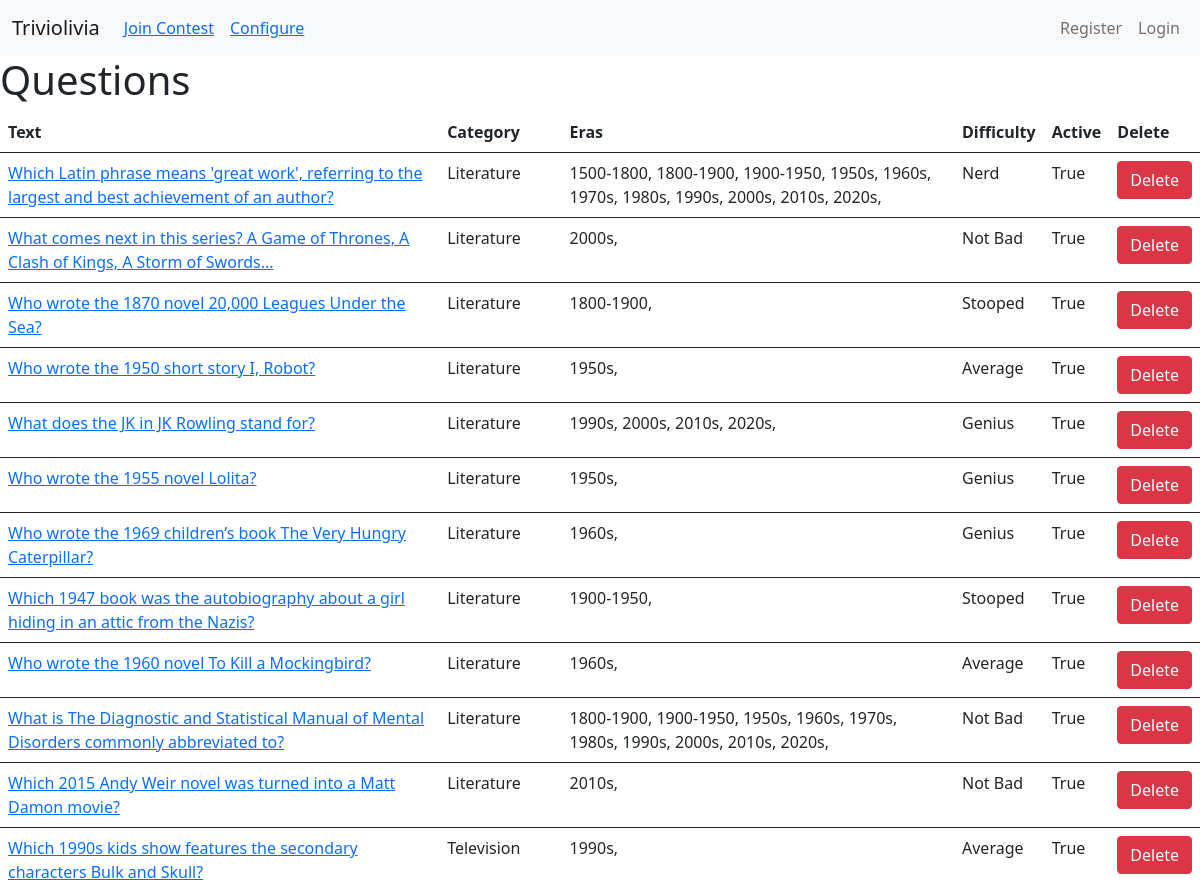
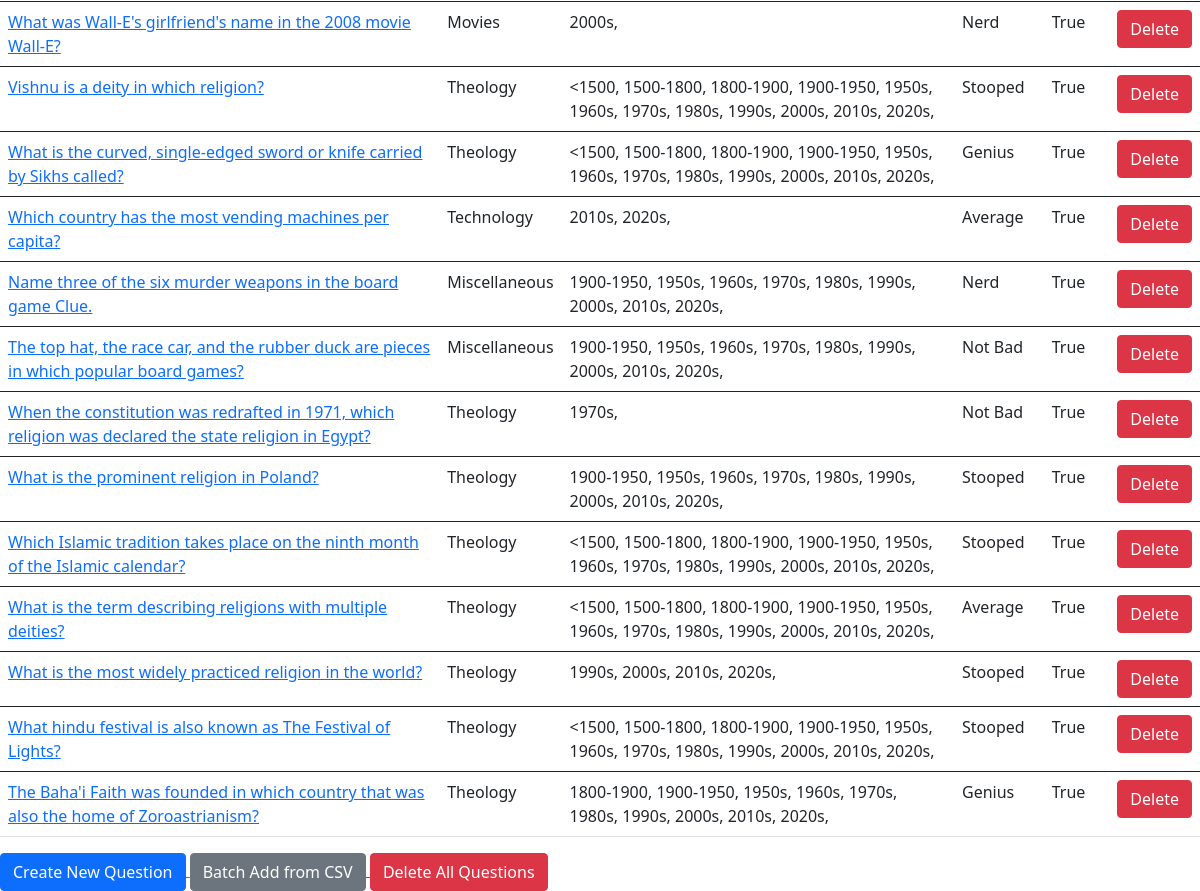
Page /configure/question/ on the committed database (2 pictures, top to bottom).
### configure/models.py (models this page shows, shortened)
class Question(models.Model):
    name = models.CharField(max_length=64, unique=True,blank=True, null=True)
    text = models.CharField(max_length=256, unique=True)
    response = models.CharField(max_length=256,blank=True, null=True)
    answer = models.CharField(max_length=256)
    score = models.IntegerField(blank=True, null=True)
    difficulty = models.ForeignKey(Difficulty, on_delete=models.CASCADE, related_name="questions")
    eras= models.ManyToManyField(Era, related_name="questions_for_era")
    category = models.ForeignKey(Category, on_delete=models.CASCADE, related_name="questions")
    tags = models.ManyToManyField(Tags, related_name="questions")
    author = models.ForeignKey(User, on_delete=models.CASCADE)
    date_created = models.DateTimeField(auto_now_add=True)
    active = models.BooleanField(default=True)
    class Meta:
        verbose_name_plural = "Questions"

class Category(models.Model):
    name = models.CharField(max_length=64, unique=True)
    description = models.CharField(max_length=256, blank=True, null=True)
    def __str__(self):
        return f"{self.name}"
    class Meta:
        verbose_name_plural = "Categories"

class Era(models.Model):
    name = models.CharField(max_length=64, unique=True)
    description = models.CharField(max_length=256, blank=True, null=True)
    def __str__(self):
        return f"{self.name}"
    class Meta:
        verbose_name_plural = "Eras"

class Difficulty(models.Model):
    name = models.CharField(max_length=64, unique=True)
    description = models.CharField(max_length=256, blank=True, null=True)
    score = models.IntegerField()
    def __str__(self):
        return f"{self.name}"
    class Meta:
        verbose_name_plural = "Difficulties"

### configure/views.py (the view)
# urls.py: path('question/', QuestionListView.as_view(), name='question-list'),
class QuestionListView(ListView):
    model = Question
    template_name = 'configure/question_list.html'
    context_object_name = 'questions'
    paginate_by = 25

### configure/templates/configure/question_list.html
{% extends 'base.html' %}
{% block content %}
<h1>Questions</h1>
<table class="table">
    <thead>
        <tr>
            <th>Text</th>
            <th>Category</th>
            <th>Eras</th>
            <th>Difficulty</th>
            <th>Active</th>
            <th>Delete</th>
        </tr>
    </thead>
{% for question in object_list %}
    <tbody>
        <tr>
            <td><a href="{% url 'configure:question-update' question.id %}">{{ question.text }}</a></td>
            <td>{{ question.category }}</td>
            <td>{% for era in question.eras.all %}{{era}}, {% endfor %}</td>
            <td>{{ question.difficulty }}</td>
            <td>{{ question.active }}</td>
            <td>
                <a href="{% url 'configure:question-delete' question.id %}">
                    <button class="btn btn-danger">Delete</button>
                </a>
            </td>
        </tr>
    </tbody>
{% empty %}
    No Questions yet.
{% endfor %}
</table>
<a href="{% url 'configure:question-create' %}">
    <button class="btn btn-primary">Create New Question</button>
</a>
<a href="{% url 'configure:question-batch' %}">
    <button class="btn btn-secondary">Batch Add from CSV</button>
</a>
<a href="{% url 'configure:delete-all' %}">
    <button class="btn btn-danger">Delete All Questions</button>
</a>
{% endblock %}

### main/templates/base.html (shortened to what this page needs)
<!DOCTYPE html>
<html lang="en">
<head>
    <link href="https://cdn.jsdelivr.net/npm/bootstrap@5.0.2/dist/css/bootstrap.min.css" rel="stylesheet">
</head>
<body>
<nav class="navbar navbar-expand-lg navbar-light bg-light">
    <div class="container-fluid ">
        <a class="navbar-brand" href="?">Triviolivia</a>
        <div class="navbar-nav me-auto">
            <li class="nav-link"><a class="navbar-link" href="{% url 'compete:main' %}">Join Contest</a></li>
            <li class="nav-link"><a class="navbar-link" href="{% url 'configure:main' %}">Configure</a></li>
        </div>
        <ul class="navbar-nav">
            {% if user.is_authenticated %}
            <li class="nav-item">
                <a class="nav-link" href=""> {{user.username}}</a>
            </li>
            <li class="nav-item">
                <a class="nav-link" href="{% url 'logout' %}">Logout</a>
            </li>
            {% else %}
            <li class="nav-item">
                <a class="nav-link" href="{% url 'register' %}">Register</a>
            </li>
            <li class="nav-item">
                <a class="nav-link" href="{% url 'login' %}">Login</a>
            </li>
            {% endif %}
        </ul>
    </div>
  </nav>
  {% block content %}
  {% endblock %}
</body>
</html>

### rows in the picture
Question: text "Which Latin phrase means 'great work', referring to the largest and best achievement of an author?", category "Literature", difficulty "Nerd", active "True"
Era: name "1500-1800"
Era: name "1800-1900"
Era: name "1900-1950"
Era: name "1950s"
Era: name "1960s"
Era: name "1970s"
Era: name "1980s"
Era: name "1990s"
Era: name "2000s"
Era: name "2010s"
Era: name "2020s"
Question: text "What comes next in this series? A Game of Thrones, A Clash of Kings, A Storm of Swords...", category "Literature", difficulty "Not Bad", active "True"
Question: text "Who wrote the 1870 novel 20,000 Leagues Under the Sea?", category "Literature", difficulty "Stooped", active "True"
Question: text "Who wrote the 1950 short story I, Robot?", category "Literature", difficulty "Average", active "True"
Question: text "What does the JK in JK Rowling stand for?", category "Literature", difficulty "Genius", active "True"
Question: text "Who wrote the 1955 novel Lolita?", category "Literature", difficulty "Genius", active "True"
Question: text "Who wrote the 1969 children’s book The Very Hungry Caterpillar?", category "Literature", difficulty "Genius", active "True"
Question: text "Which 1947 book was the autobiography about a girl hiding in an attic from the Nazis?", category "Literature", difficulty "Stooped", active "True"
Question: text "Who wrote the 1960 novel To Kill a Mockingbird?", category "Literature", difficulty "Average", active "True"
Question: text "What is The Diagnostic and Statistical Manual of Mental Disorders commonly abbreviated to?", category "Literature", difficulty "Not Bad", active "True"
Question: text "Which 2015 Andy Weir novel was turned into a Matt Damon movie?", category "Literature", difficulty "Not Bad", active "True"
Question: text "Which 1990s kids show features the secondary characters Bulk and Skull?", category "Television", difficulty "Average", active "True"
Question: text "What was Wall-E's girlfriend's name in the 2008 movie Wall-E?", category "Movies", difficulty "Nerd", active "True"
Question: text "Vishnu is a deity in which religion?", category "Theology", difficulty "Stooped", active "True"
Era: name "<1500"
Question: text "What is the curved, single-edged sword or knife carried by Sikhs called?", category "Theology", difficulty "Genius", active "True"
Question: text "Which country has the most vending machines per capita?", category "Technology", difficulty "Average", active "True"
Question: text "Name three of the six murder weapons in the board game Clue.", category "Miscellaneous", difficulty "Nerd", active "True"
Question: text "The top hat, the race car, and the rubber duck are pieces in which popular board games?", category "Miscellaneous", difficulty "Not Bad", active "True"
Question: text "When the constitution was redrafted in 1971, which religion was declared the state religion in Egypt?", category "Theology", difficulty "Not Bad", active "True"
Question: text "What is the prominent religion in Poland?", category "Theology", difficulty "Stooped", active "True"
Question: text "Which Islamic tradition takes place on the ninth month of the Islamic calendar?", category "Theology", difficulty "Stooped", active "True"
Question: text "What is the term describing religions with multiple deities?", category "Theology", difficulty "Average", active "True"
Question: text "What is the most widely practiced religion in the world?", category "Theology", difficulty "Stooped", active "True"
Question: text "What hindu festival is also known as The Festival of Lights?", category "Theology", difficulty "Stooped", active "True"
Question: text "The Baha'i Faith was founded in which country that was also the home of Zoroastrianism?", category "Theology", difficulty "Genius", active "True"
